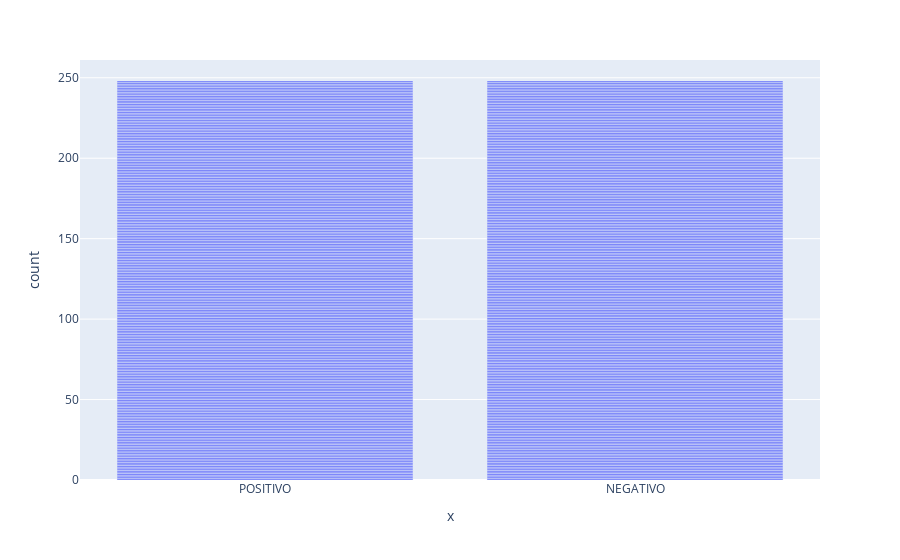

Notebook source saved alongside this figure:
### Markdown cell above
*Amostra do dataset de treino, balanceado, sobre 70% de todo o dataset rotulado*

### Code cell
treino = pd.read_excel(dataSet, sheet_name='TREINO_70%')

fig = px.bar(treino['text'], x=treino['rotulo'])
fig.show()

### Figure 1 — Plotly figure (JSON) as saved in the notebook; plotly's stock layout.template omitted (floating-point values rounded to 4 significant figures; data arrays with more than 128 entries replaced by an {"elided": "..."} marker saying what was removed)
{"data": [{"alignmentgroup": "True", "hovertemplate": "x=%{x}<br>count=%{y}<extra></extra>", "legendgroup": "", "marker": {"color": "#636efa", "pattern": {"shape": ""}}, "name": "", "offsetgroup": "", "orientation": "v", "showlegend": false, "textposition": "auto", "type": "bar", "x": {"elided": "496 str values"}, "xaxis": "x", "y": {"elided": "496 int values"}, "yaxis": "y"}], "layout": {"barmode": "relative", "legend": {"tracegroupgap": 0}, "margin": {"t": 60}, "xaxis": {"anchor": "y", "domain": [0, 1], "title": {"text": "x"}}, "yaxis": {"anchor": "x", "domain": [0, 1], "title": {"text": "count"}}}}
